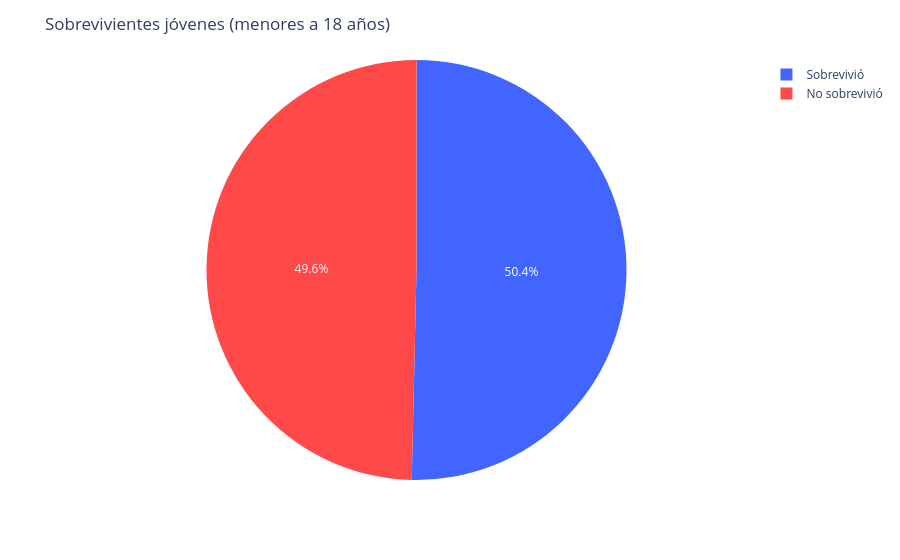

This figure's notebook cell:
### Markdown cell above
3.2 Gráfico de sobrevivientes "jovenes"

### Code cell
fig_pie_sobrevivientes_jovenes = create_fig_pie__sobrevivientes(sobrevivientes_debajo_18)
conf_titulo_fig(fig_pie_sobrevivientes_jovenes, 'Sobrevivientes jóvenes (menores a 18 años)')
guardar_fig(fig_pie_sobrevivientes_jovenes, 'sobrevivientes_jovenes')

fig_pie_sobrevivientes_jovenes.show()

### Figure 1 — Plotly figure (JSON) as saved in the notebook; plotly's stock layout.template omitted (floating-point values rounded to 4 significant figures)
{"data": [{"customdata": [["Sobrevivió"], ["No sobrevivió"]], "domain": {"x": [0, 1], "y": [0, 1]}, "hovertemplate": "Sobreviviente=%{customdata[0]}<br>count=%{value}<extra></extra>", "labels": ["Sobrevivió", "No sobrevivió"], "legendgroup": "", "marker": {"colors": ["#4365ff", "#ff4848"]}, "name": "", "showlegend": true, "type": "pie", "values": [70, 69]}], "layout": {"legend": {"tracegroupgap": 0}, "margin": {"t": 60}, "title": {"text": "Sobrevivientes jóvenes (menores a 18 años)"}}}
